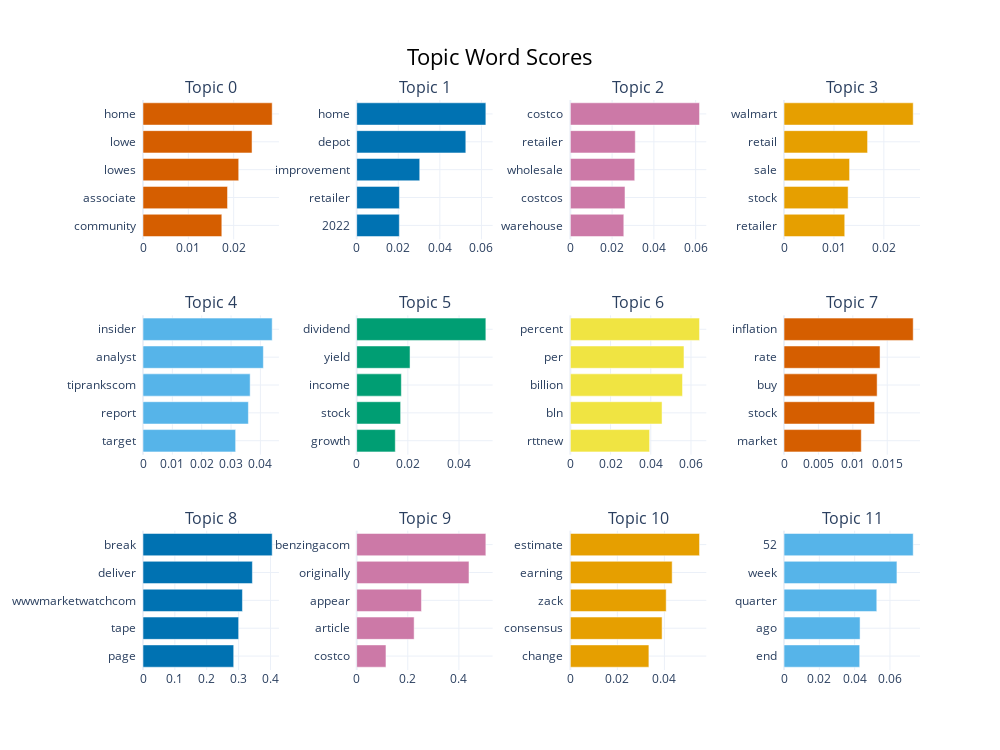

Here is the notebook cell this chart was saved with:
### Code cell
# Visualize top topic keywords
topic_model.visualize_barchart(top_n_topics=12)

### Figure 1 — Plotly figure (JSON) as saved in the notebook; plotly's stock layout.template omitted (floating-point values rounded to 4 significant figures)
{"data": [{"marker": {"color": "#D55E00"}, "orientation": "h", "type": "bar", "x": [0.01738, 0.01864, 0.02111, 0.02405, 0.02849], "xaxis": "x", "y": ["community  ", "associate  ", "lowes  ", "lowe  ", "home  "], "yaxis": "y"}, {"marker": {"color": "#0072B2"}, "orientation": "h", "type": "bar", "x": [0.02051, 0.02054, 0.03032, 0.05248, 0.06212], "xaxis": "x2", "y": ["2022  ", "retailer  ", "improvement  ", "depot  ", "home  "], "yaxis": "y2"}, {"marker": {"color": "#CC79A7"}, "orientation": "h", "type": "bar", "x": [0.02559, 0.02616, 0.03082, 0.03109, 0.06185], "xaxis": "x3", "y": ["warehouse  ", "costcos  ", "wholesale  ", "retailer  ", "costco  "], "yaxis": "y3"}, {"marker": {"color": "#E69F00"}, "orientation": "h", "type": "bar", "x": [0.01216, 0.01284, 0.01313, 0.01674, 0.02588], "xaxis": "x4", "y": ["retailer  ", "stock  ", "sale  ", "retail  ", "walmart  "], "yaxis": "y4"}, {"marker": {"color": "#56B4E9"}, "orientation": "h", "type": "bar", "x": [0.03156, 0.0359, 0.03651, 0.04101, 0.04401], "xaxis": "x5", "y": ["target  ", "report  ", "tiprankscom  ", "analyst  ", "insider  "], "yaxis": "y5"}, {"marker": {"color": "#009E73"}, "orientation": "h", "type": "bar", "x": [0.01509, 0.01717, 0.01745, 0.02085, 0.05047], "xaxis": "x6", "y": ["growth  ", "stock  ", "income  ", "yield  ", "dividend  "], "yaxis": "y6"}, {"marker": {"color": "#F0E442"}, "orientation": "h", "type": "bar", "x": [0.03942, 0.04561, 0.05579, 0.05651, 0.06425], "xaxis": "x7", "y": ["rttnew  ", "bln  ", "billion  ", "per  ", "percent  "], "yaxis": "y7"}, {"marker": {"color": "#D55E00"}, "orientation": "h", "type": "bar", "x": [0.01123, 0.01316, 0.01353, 0.01395, 0.01877], "xaxis": "x8", "y": ["market  ", "stock  ", "buy  ", "rate  ", "inflation  "], "yaxis": "y8"}, {"marker": {"color": "#0072B2"}, "orientation": "h", "type": "bar", "x": [0.2846, 0.3001, 0.312, 0.3433, 0.4054], "xaxis": "x9", "y": ["page  ", "tape  ", "wwwmarketwatchcom  ", "deliver  ", "break  "], "yaxis": "y9"}, {"marker": {"color": "#CC79A7"}, "orientation": "h", "type": "bar", "x": [0.1146, 0.2248, 0.2535, 0.4396, 0.5056], "xaxis": "x10", "y": ["costco  ", "article  ", "appear  ", "originally  ", "benzingacom  "], "yaxis": "y10"}, {"marker": {"color": "#E69F00"}, "orientation": "h", "type": "bar", "x": [0.03341, 0.03902, 0.04077, 0.04331, 0.05495], "xaxis": "x11", "y": ["change  ", "consensus  ", "zack  ", "earning  ", "estimate  "], "yaxis": "y11"}, {"marker": {"color": "#56B4E9"}, "orientation": "h", "type": "bar", "x": [0.04286, 0.04307, 0.05254, 0.06395, 0.07316], "xaxis": "x12", "y": ["end  ", "ago  ", "quarter  ", "week  ", "52  "], "yaxis": "y12"}], "layout": {"annotations": [{"font": {"size": 16}, "showarrow": false, "text": "Topic 0", "x": 0.0875, "xanchor": "center", "xref": "paper", "y": 1, "yanchor": "bottom", "yref": "paper"}, {"font": {"size": 16}, "showarrow": false, "text": "Topic 1", "x": 0.3625, "xanchor": "center", "xref": "paper", "y": 1, "yanchor": "bottom", "yref": "paper"}, {"font": {"size": 16}, "showarrow": false, "text": "Topic 2", "x": 0.6375, "xanchor": "center", "xref": "paper", "y": 1, "yanchor": "bottom", "yref": "paper"}, {"font": {"size": 16}, "showarrow": false, "text": "Topic 3", "x": 0.9125, "xanchor": "center", "xref": "paper", "y": 1, "yanchor": "bottom", "yref": "paper"}, {"font": {"size": 16}, "showarrow": false, "text": "Topic 4", "x": 0.0875, "xanchor": "center", "xref": "paper", "y": 0.6222, "yanchor": "bottom", "yref": "paper"}, {"font": {"size": 16}, "showarrow": false, "text": "Topic 5", "x": 0.3625, "xanchor": "center", "xref": "paper", "y": 0.6222, "yanchor": "bottom", "yref": "paper"}, {"font": {"size": 16}, "showarrow": false, "text": "Topic 6", "x": 0.6375, "xanchor": "center", "xref": "paper", "y": 0.6222, "yanchor": "bottom", "yref": "paper"}, {"font": {"size": 16}, "showarrow": false, "text": "Topic 7", "x": 0.9125, "xanchor": "center", "xref": "paper", "y": 0.6222, "yanchor": "bottom", "yref": "paper"}, {"font": {"size": 16}, "showarrow": false, "text": "Topic 8", "x": 0.0875, "xanchor": "center", "xref": "paper", "y": 0.2444, "yanchor": "bottom", "yref": "paper"}, {"font": {"size": 16}, "showarrow": false, "text": "Topic 9", "x": 0.3625, "xanchor": "center", "xref": "paper", "y": 0.2444, "yanchor": "bottom", "yref": "paper"}, {"font": {"size": 16}, "showarrow": false, "text": "Topic 10", "x": 0.6375, "xanchor": "center", "xref": "paper", "y": 0.2444, "yanchor": "bottom", "yref": "paper"}, {"font": {"size": 16}, "showarrow": false, "text": "Topic 11", "x": 0.9125, "xanchor": "center", "xref": "paper", "y": 0.2444, "yanchor": "bottom", "yref": "paper"}], "height": 750, "hoverlabel": {"bgcolor": "white", "font": {"family": "Rockwell", "size": 16}}, "showlegend": false, "title": {"font": {"color": "Black", "size": 22}, "text": "Topic Word Scores", "x": 0.5, "xanchor": "center", "yanchor": "top"}, "width": 1000, "xaxis": {"anchor": "y", "domain": [0, 0.175], "showgrid": true}, "xaxis10": {"anchor": "y10", "domain": [0.275, 0.45], "showgrid": true}, "xaxis11": {"anchor": "y11", "domain": [0.55, 0.725], "showgrid": true}, "xaxis12": {"anchor": "y12", "domain": [0.825, 1], "showgrid": true}, "xaxis2": {"anchor": "y2", "domain": [0.275, 0.45], "showgrid": true}, "xaxis3": {"anchor": "y3", "domain": [0.55, 0.725], "showgrid": true}, "xaxis4": {"anchor": "y4", "domain": [0.825, 1], "showgrid": true}, "xaxis5": {"anchor": "y5", "domain": [0, 0.175], "showgrid": true}, "xaxis6": {"anchor": "y6", "domain": [0.275, 0.45], "showgrid": true}, "xaxis7": {"anchor": "y7", "domain": [0.55, 0.725], "showgrid": true}, "xaxis8": {"anchor": "y8", "domain": [0.825, 1], "showgrid": true}, "xaxis9": {"anchor": "y9", "domain": [0, 0.175], "showgrid": true}, "yaxis": {"anchor": "x", "domain": [0.7556, 1], "showgrid": true}, "yaxis10": {"anchor": "x10", "domain": [0, 0.2444], "showgrid": true}, "yaxis11": {"anchor": "x11", "domain": [0, 0.2444], "showgrid": true}, "yaxis12": {"anchor": "x12", "domain": [0, 0.2444], "showgrid": true}, "yaxis2": {"anchor": "x2", "domain": [0.7556, 1], "showgrid": true}, "yaxis3": {"anchor": "x3", "domain": [0.7556, 1], "showgrid": true}, "yaxis4": {"anchor": "x4", "domain": [0.7556, 1], "showgrid": true}, "yaxis5": {"anchor": "x5", "domain": [0.3778, 0.6222], "showgrid": true}, "yaxis6": {"anchor": "x6", "domain": [0.3778, 0.6222], "showgrid": true}, "yaxis7": {"anchor": "x7", "domain": [0.3778, 0.6222], "showgrid": true}, "yaxis8": {"anchor": "x8", "domain": [0.3778, 0.6222], "showgrid": true}, "yaxis9": {"anchor": "x9", "domain": [0, 0.2444], "showgrid": true}}}
